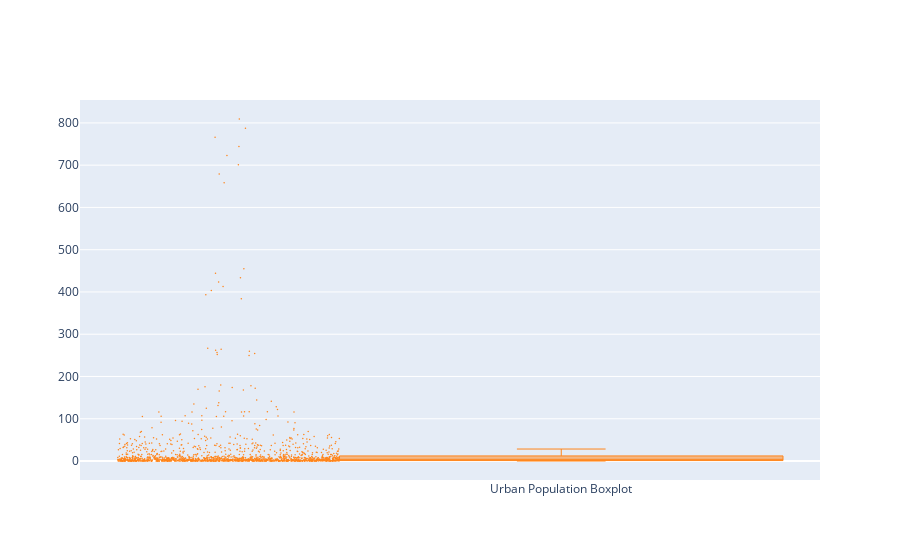

Write notebook code for a chart like this one.
### Code cell
fig_4.add_trace(go.Box(y = df['urban_pop'], name = 'Urban Population Boxplot',
                     boxpoints='all',
            jitter=0.5,
            width = 0.1,
            marker_color='#FF851B',
            hovertext = df['country'],
            whiskerwidth=0.2,
            marker_size=1.5,
            line_width=1))

### Figure 1 — Plotly figure (JSON) as saved in the notebook; plotly's stock layout.template omitted (floating-point values rounded to 4 significant figures; data arrays with more than 128 entries replaced by an {"elided": "..."} marker saying what was removed)
{"data": [{"boxpoints": "all", "hovertext": {"elided": "1504 str values"}, "jitter": 0.5, "line": {"width": 1}, "marker": {"color": "#FF851B", "size": 1.5}, "name": "Urban Population Boxplot", "type": "box", "whiskerwidth": 0.2, "width": 0.1, "y": {"elided": "1504 float values"}}], "layout": {"autosize": true, "xaxis": {"autorange": true, "range": [-0.1085, 0.05834], "type": "category"}, "yaxis": {"autorange": true, "range": [-44.93, 854.2], "type": "linear"}}}
